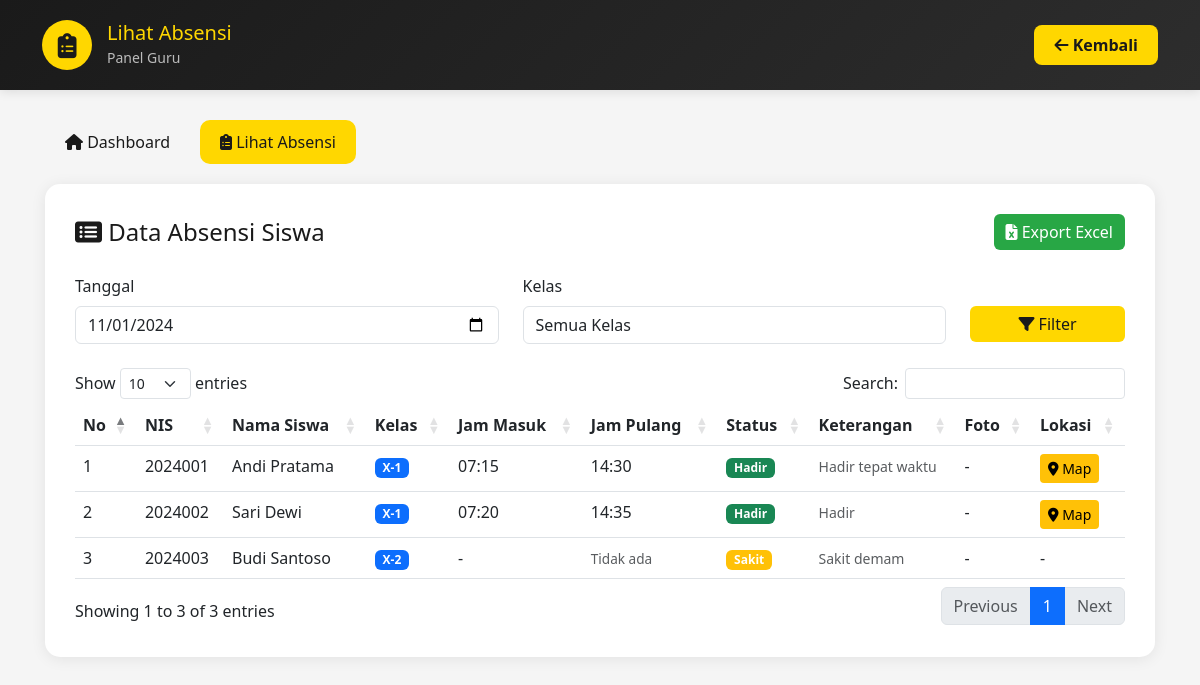
The app's page /guru/lihat_absensi.php?tanggal=2024-11-01 (signed in) with its own data.
### tables this page shows
CREATE TABLE `absensi_lengkap` (
  `id_absensi` int(11) NOT NULL,
  `id_siswa` int(11) NOT NULL,
  `tanggal` date NOT NULL,
  `jam_masuk` time DEFAULT NULL,
  `jam_pulang` time DEFAULT NULL,
  `foto_masuk` varchar(255) DEFAULT NULL,
  `foto_pulang` varchar(255) DEFAULT NULL,
  `lokasi` varchar(100) DEFAULT NULL,
  `keterangan` text DEFAULT NULL,
  `status` enum('Hadir','Izin','Sakit','Alfa') DEFAULT 'Hadir'
);

CREATE TABLE `siswa` (
  `id_siswa` int(11) NOT NULL,
  `nama_siswa` varchar(100) NOT NULL,
  `nis` varchar(20) NOT NULL,
  `kelas` varchar(20) NOT NULL,
  `username` varchar(50) NOT NULL,
  `password` varchar(255) NOT NULL,
  `jenis_kelamin` enum('L','P') NOT NULL,
  `tempat_lahir` varchar(50) DEFAULT NULL,
  `tanggal_lahir` date DEFAULT NULL,
  `alamat` text DEFAULT NULL,
  `no_telp` varchar(15) DEFAULT NULL,
  `email` varchar(50) DEFAULT NULL,
  `nama_wali` varchar(100) DEFAULT NULL,
  `no_telp_wali` varchar(15) DEFAULT NULL,
  `foto_profil` varchar(255) DEFAULT 'default.jpg'
);

### guru/lihat_absensi.php (the view, shortened to what this page needs)
<?php
require_once '../config.php';
$filter_date = isset($_GET['tanggal']) ? $_GET['tanggal'] : date('Y-m-d');
$where = "WHERE a.tanggal = '$filter_date'";
$sql = "SELECT a.*, s.nama_siswa, s.nis, s.kelas
        FROM absensi_lengkap a
        JOIN siswa s ON a.id_siswa = s.id_siswa
        $where
        ORDER BY s.kelas ASC, s.nama_siswa ASC";
$absensi = $conn->query($sql);
?>
<!DOCTYPE html>
<html lang="id">
<head>
    <link href="https://cdn.jsdelivr.net/npm/bootstrap@5.3.0/dist/css/bootstrap.min.css" rel="stylesheet">
    <link rel="stylesheet" href="https://cdnjs.cloudflare.com/ajax/libs/font-awesome/6.4.0/css/all.min.css">
    <link rel="stylesheet" href="https://cdn.datatables.net/1.13.6/css/dataTables.bootstrap5.min.css">
</head>
<body>
    <div class="header">
        <div class="container">
            <div class="header-content">
                <div class="logo">
                    <div class="logo-icon">
                        <i class="fas fa-clipboard-list"></i>
                    </div>
                    <div>
                        <h5 style="margin: 0; color: var(--primary-yellow);">Lihat Absensi</h5>
                        <small style="color: #bbb;">Panel Guru</small>
                    </div>
                </div>
                <a href="dashboard.php" class="btn-back">
                    <i class="fas fa-arrow-left"></i> Kembali
                </a>
            </div>
        </div>
    </div>
    <div class="container" style="padding: 30px 15px;">
        <ul class="nav nav-pills mb-3">
            <li class="nav-item">
                <a class="nav-link" href="dashboard.php">
                    <i class="fas fa-home"></i> Dashboard
                </a>
            </li>
            <li class="nav-item">
                <a class="nav-link active" href="lihat_absensi.php">
                    <i class="fas fa-clipboard-list"></i> Lihat Absensi
                </a>
            </li>
        </ul>
        <div class="content-card">
            <div class="d-flex justify-content-between align-items-center mb-4">
                <h4 style="color: var(--primary-black); margin: 0;">
                    <i class="fas fa-list-alt"></i> Data Absensi Siswa
                </h4>
                <a href="?<?php echo http_build_query(array_merge($_GET, ['export' => '1'])); ?>" class="btn btn-success">
                    <i class="fas fa-file-excel"></i> Export Excel
                </a>
            </div>
            <div class="row mb-4">
                <div class="col-md-5">
                    <label class="form-label">Tanggal</label>
                    <input type="date" id="filter_tanggal" class="form-control" value="<?php echo $filter_date; ?>">
                </div>
                <div class="col-md-5">
                    <label class="form-label">Kelas</label>
                    <select id="filter_kelas" class="form-control">
                        <option value="">Semua Kelas</option>
                    </select>
                </div>
                <div class="col-md-2">
                    <label class="form-label">&nbsp;</label>
                    <button onclick="applyFilter()" class="btn btn-primary w-100">
                        <i class="fas fa-filter"></i> Filter
                    </button>
                </div>
            </div>
            <div class="table-responsive">
                <table class="table table-hover data-table">
                    <thead style="background: rgba(255, 215, 0, 0.2);">
                        <tr>
                            <th>No</th>
                            <th>NIS</th>
                            <th>Nama Siswa</th>
                            <th>Kelas</th>
                            <th>Jam Masuk</th>
                            <th>Jam Pulang</th>
                            <th>Status</th>
                            <th>Keterangan</th>
                            <th>Foto</th>
                            <th>Lokasi</th>
                        </tr>
                    </thead>
                    <tbody>
                        <?php
                        $no = 1;
                        if ($absensi->num_rows > 0):
                            while($row = $absensi->fetch_assoc()):
                                $badge_class = '';
                                switch($row['status']) {
                                    case 'Hadir': $badge_class = 'bg-success'; break;
                                    case 'Sakit': $badge_class = 'bg-warning'; break;
                                }
                        ?>
                            <tr>
                                <td><?php echo $no++; ?></td>
                                <td><?php echo $row['nis']; ?></td>
                                <td><?php echo $row['nama_siswa']; ?></td>
                                <td><span class="badge bg-primary"><?php echo $row['kelas']; ?></span></td>
                                <td><?php echo $row['jam_masuk'] ? date('H:i', strtotime($row['jam_masuk'])) : '-'; ?></td>
                                <td>
                                    <?php
                                    if ($row['status'] == 'Hadir') {
                                        echo $row['jam_pulang'] ? date('H:i', strtotime($row['jam_pulang'])) : '-';
                                    } else {
                                        echo '<span class="text-muted" style="font-size: 0.85rem;">Tidak ada</span>';
                                    }
                                    ?>
                                </td>
                                <td><span class="badge <?php echo $badge_class; ?>"><?php echo $row['status']; ?></span></td>
                                <td>
                                    <?php if ($row['keterangan']): ?>
                                        <small class="text-muted"><?php echo $row['keterangan']; ?></small>
                                    <?php else: ?>
                                        -
                                    <?php endif; ?>
                                </td>
                                <td>
                                    <?php if ($row['foto_masuk']): ?>
                                        <button class="btn btn-sm btn-info" onclick="showPhoto('<?php echo UPLOAD_URL . $row['foto_masuk']; ?>', '<?php echo $row['foto_pulang'] ? UPLOAD_URL . $row['foto_pulang'] : ''; ?>')">
                                            <i class="fas fa-image"></i> Lihat
                                        </button>
                                    <?php else: ?>
                                        -
                                    <?php endif; ?>
                                </td>
                                <td>
                                    <?php if ($row['lokasi']): ?>
                                        <button class="btn btn-sm btn-warning" onclick="showMap('<?php echo $row['lokasi']; ?>')">
                                            <i class="fas fa-map-marker-alt"></i> Map
                                        </button>
                                    <?php else: ?>
                                        -
                                    <?php endif; ?>
                                </td>
                            </tr>
                        <?php
                            endwhile;
                        else:
                        ?>
                            <tr>
                                <td colspan="10" class="text-center">Tidak ada data absensi</td>
                            </tr>
                        <?php endif; ?>
                    </tbody>
                </table>
            </div>
        </div>
    </div>
</body>
</html>

### guru/lihat_absensi.php (style rules this page uses)
:root { --primary-yellow: #FFD700; --dark-yellow: #FFC700; --primary-black: #1a1a1a; --secondary-black: #2d2d2d; }
body { background: #f5f5f5; font-family: 'Segoe UI', Tahoma, Geneva, Verdana, sans-serif; }
.header { background: linear-gradient(135deg, var(--primary-black) 0%, var(--secondary-black) 100%); color: white; padding: 20px 0; box-shadow: 0 2px 10px rgba(0,0,0,0.1); }
.header-content { display: flex; justify-content: space-between; align-items: center; }
.logo { display: flex; align-items: center; gap: 15px; }
.logo-icon { width: 50px; height: 50px; background: var(--primary-yellow); border-radius: 50%; display: flex; align-items: center; justify-content: center; }
.logo-icon i { font-size: 25px; color: var(--primary-black); }
.btn-back { background: var(--primary-yellow); color: var(--primary-black); border: none; padding: 8px 20px; border-radius: 8px; font-weight: 600; text-decoration: none; }
.content-card { background: white; border-radius: 15px; padding: 30px; box-shadow: 0 2px 15px rgba(0,0,0,0.08); margin-top: 20px; }
.nav-pills .nav-link { color: var(--primary-black); border-radius: 10px; padding: 10px 20px; margin-right: 10px; }
.nav-pills .nav-link.active { background: var(--primary-yellow); color: var(--primary-black); }
.btn-success { background: #28a745; border: none; }
.btn-primary { background: var(--primary-yellow); color: var(--primary-black); border: none; }
.btn-warning { background: #ffc107; border: none; }

### records on screen
absensi_lengkap: id_siswa.nis "2024001", id_siswa.nama_siswa "Andi Pratama", id_siswa.kelas "X-1", jam_masuk "07:15", jam_pulang "14:30", status "Hadir", keterangan "Hadir tepat waktu"
absensi_lengkap: id_siswa.nis "2024002", id_siswa.nama_siswa "Sari Dewi", id_siswa.kelas "X-1", jam_masuk "07:20", jam_pulang "14:35", status "Hadir", keterangan "Hadir"
absensi_lengkap: id_siswa.nis "2024003", id_siswa.nama_siswa "Budi Santoso", id_siswa.kelas "X-2", shows "Tidak ada", status "Sakit", keterangan "Sakit demam"
